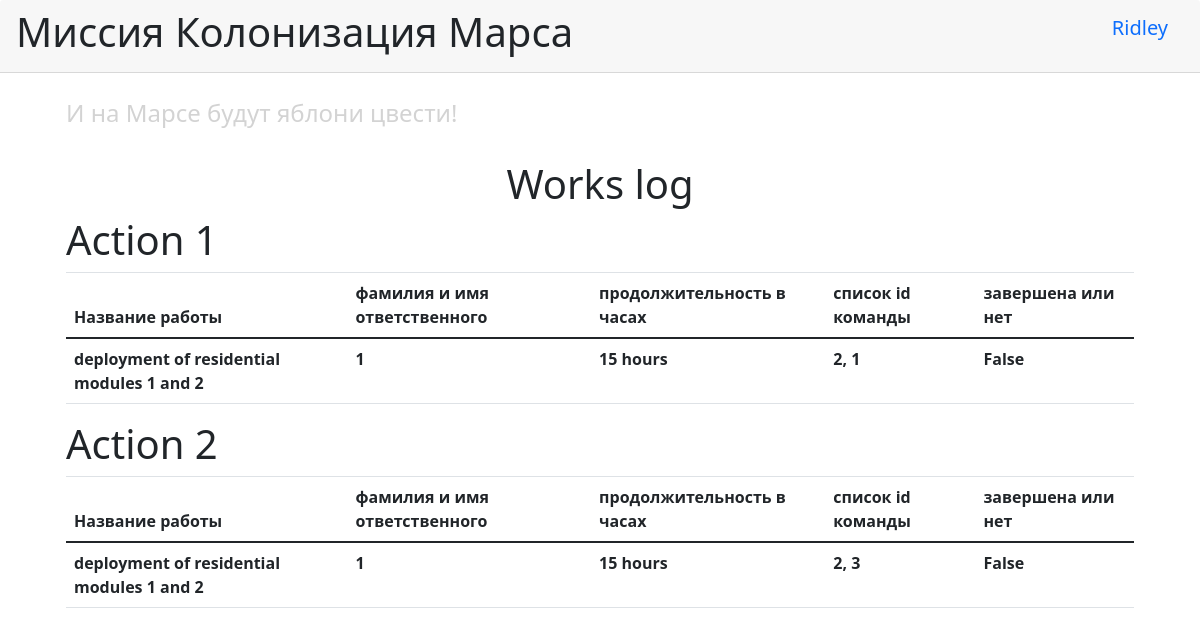
The page / (signed in) on the database its author committed.
### data/users.py (models this page shows, shortened)
class User(SqlAlchemyBase, UserMixin):
    __tablename__ = 'users'
    id = sqlalchemy.Column(sqlalchemy.Integer,
                           primary_key=True, autoincrement=True)
    surname = sqlalchemy.Column(sqlalchemy.String)
    name = sqlalchemy.Column(sqlalchemy.String)
    age = sqlalchemy.Column(sqlalchemy.Integer)
    position = sqlalchemy.Column(sqlalchemy.String)
    speciality = sqlalchemy.Column(sqlalchemy.String)
    address = sqlalchemy.Column(sqlalchemy.String)
    email = sqlalchemy.Column(sqlalchemy.String, unique=True)
    hashed_password = sqlalchemy.Column(sqlalchemy.String)
    modified_date = sqlalchemy.Column(sqlalchemy.DateTime)

### data/job.py (models this page shows)
class Jobs(SqlAlchemyBase):
    __tablename__ = 'jobs'
    id = sqlalchemy.Column(sqlalchemy.Integer,
                           primary_key=True, autoincrement=True)
    team_leader = sqlalchemy.Column(sqlalchemy.Integer, sqlalchemy.ForeignKey("users.id"))
    user = orm.relation('User')
    job = sqlalchemy.Column(sqlalchemy.String)
    work_size = sqlalchemy.Column(sqlalchemy.Integer)
    collaborators = sqlalchemy.Column(sqlalchemy.String)
    start_date = sqlalchemy.Column(sqlalchemy.Integer)
    end_date = sqlalchemy.Column(sqlalchemy.Integer)
    is_finished = sqlalchemy.Column(sqlalchemy.BOOLEAN)

### main.py (the view)
@app.route('/')
def works_log():
    db_session.global_init('db/blogs.db')
    db_sess = db_session.create_session()
    jobs = db_sess.query(Jobs).all()
    return render_template('works_log.html', jobs=jobs)

### data/db_session.py (called while the page is built, shortened)
def global_init(db_file):
    global __factory
    if __factory:
        return

def create_session() -> Session:
    global __factory
    return __factory()

### main.py (called while the page is built)
@login_manager.user_loader
def load_user(user_id):
    db_sess = db_session.create_session()
    return db_sess.query(User).get(user_id)

### templates/works_log.html
{% extends "base.html" %}
{% block content %}
<h1 class="text-center">Works log</h1>
<div>
    {% for job in jobs %}
    <div>
        <h1>Action {{ job.id }}</h1>
        <div>
            <table class="table">
                <thead>
                    <tr>
                        <th>Название работы</th>
                        <th>фамилия и имя ответственного</th>
                        <th>продолжительность в часах</th>
                        <th>список id команды</th>
                        <th>завершена или нет</th>
                    </tr>
                </thead>
                <tbody>
                    <tr>
                        <th>{{ job.job }}</th>
                        <th>{{ job.team_leader }}</th>
                        <th>{{ job.work_size }} hours</th>
                        <th>{{ job.collaborators }}</th>
                        <th>{{ job.is_finished }}</th>
                    </tr>
                </tbody>
            </table>
        </div>
    </div>
    {% endfor %}
</div>
{% endblock %}

### templates/base.html (shortened to what this page needs)
<!DOCTYPE html>
<html lang="en">
<head>
	<link rel="stylesheet"
		  href="https://stackpath.bootstrapcdn.com/bootstrap/4.2.1/css/bootstrap.min.css"
>
	<link href="https://cdn.jsdelivr.net/npm/bootstrap@5.0.0-beta2/dist/css/bootstrap.min.css"
		  rel="stylesheet"
>
</head>
<body>
    <div class="card-header" style="display: flex; justify-content: space-between;">
    	<h1>Миссия Колонизация Марса</h1>
		{% if current_user.is_authenticated %}
			<a class="navbar-brand" href="/logout">{{ current_user.name }}</a>
		{% else %}
			<p style="margin-top: 10px">
				<a class="btn btn-primary " href="/register">Зарегистрироваться</a>
				<a class="btn btn-success" href="/login">Войти</a>
			</p>
		{% endif %}
  	</div>
  	<div class="card-body" style="margin: 10px 50px;">
  		<h4 style="color: lightgrey">И на Марсе будут яблони цвести!</h4>
		<br>
  		{% block content %} {% endblock %}
  	</div>
</body>
</html>

### rows shown on the page
User: name "Ridley"
Jobs: id "1", job "deployment of residential modules 1 and 2", team_leader "1", work_size "15", collaborators "2, 1", is_finished "False"
Jobs: id "2", job "deployment of residential modules 1 and 2", team_leader "1", work_size "15", collaborators "2, 3", is_finished "False"
